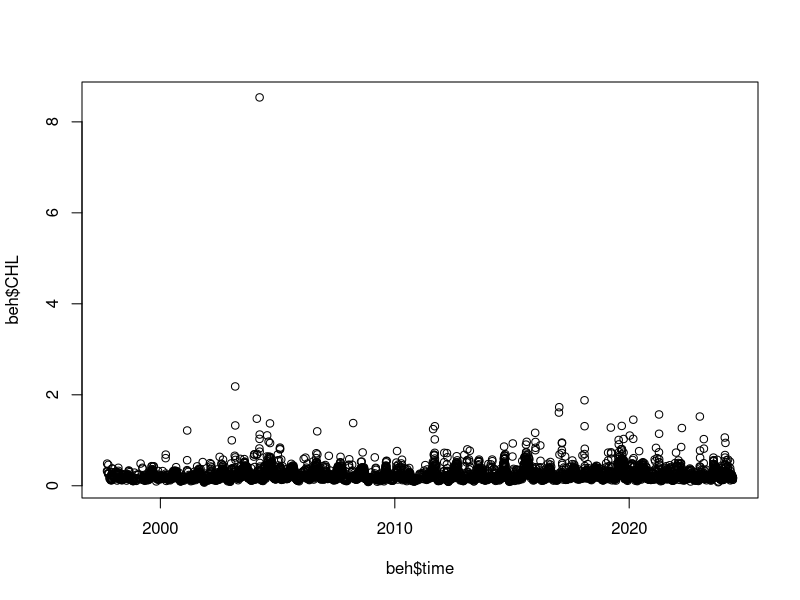
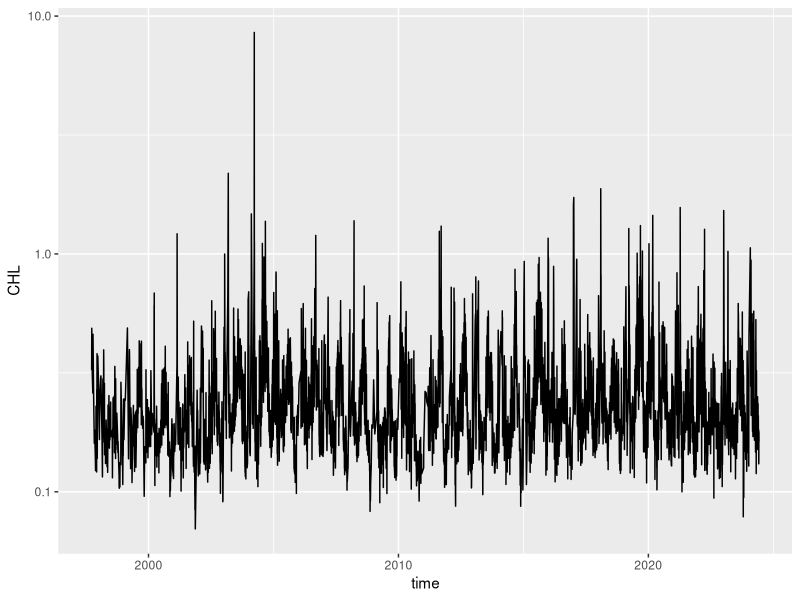
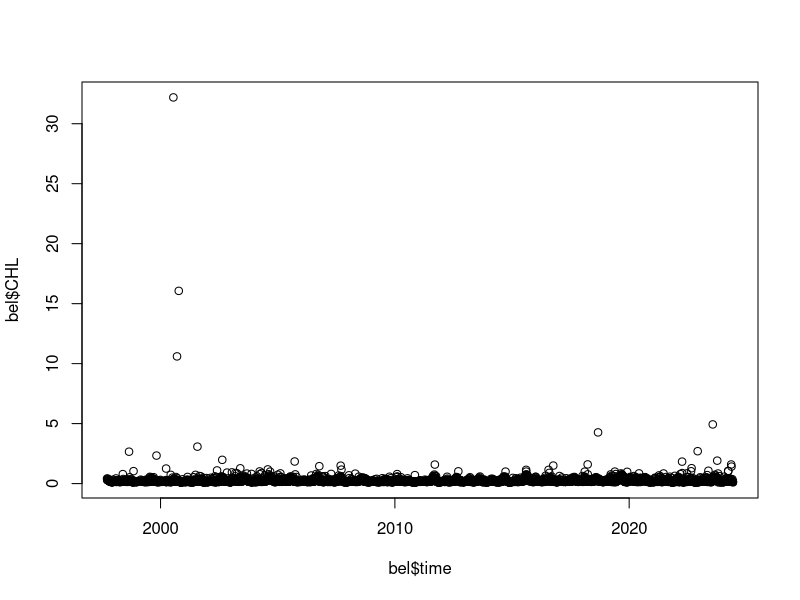
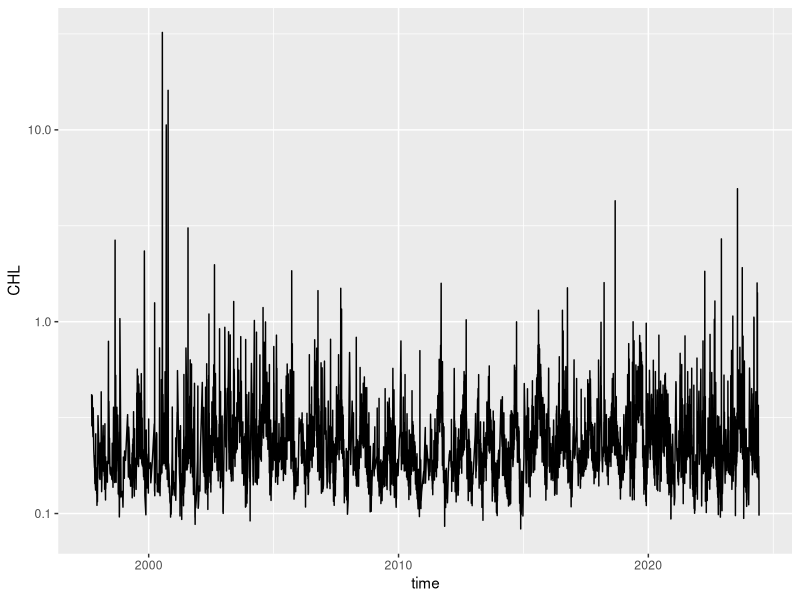
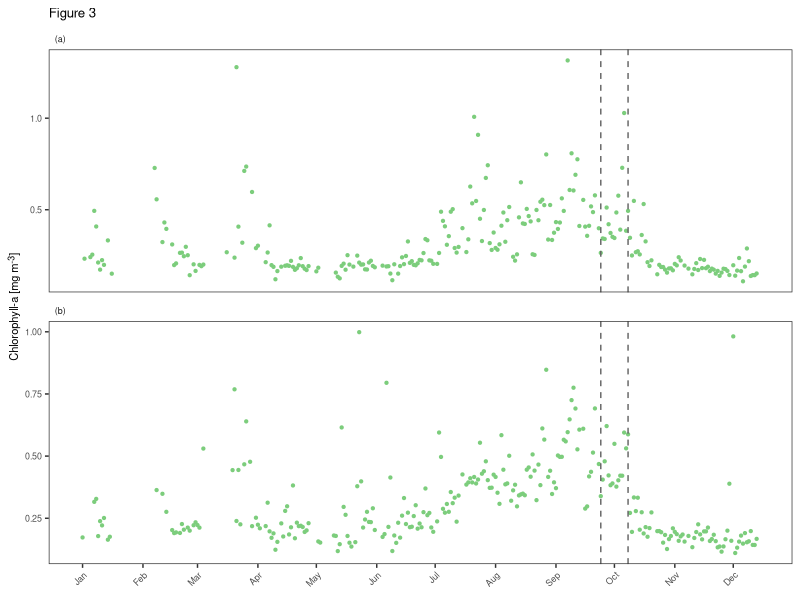
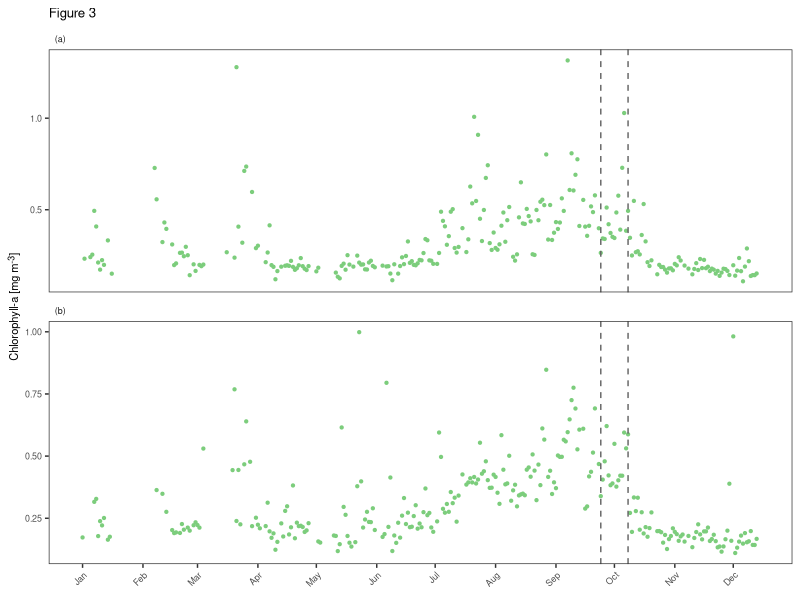

Here is the R script that generated these plots, in order:
## Description: Copernicus Chlorophyll a data
## Date: March 9, 2025
## Author: Catherine Kim
## Credits: EU Copernicus Marine Service information - https://marine.copernicus.eu
## Product: OCEANCOLOUR_GLO_BGC_L3_MY_009_103
## Dataset: cmems_obs-oc_glo_bgc-plankton_my_l3-multi-4km_P1D
## Variable: Mass concentration of chlorophyll a in sea water (CHL) milligram m-3
## Beh'au Geometry: POLYGON((125.85619160588331 -8.441231132291861
## 125.85481831486769 -8.47693669869811
## 125.9262294476802 -8.47968328072936
## 125.93172261174269 -8.43848455026061
## 125.93172261174269 -8.440544486784047
## 125.85619160588331 -8.441231132291861))
## Beloi Geometry: POINT(125.63097187932082 -8.231117606901234)
## Values from graph: v(t): value vs. time

library(tidyverse)
library(patchwork)
library(zoo)
library(ggtext) # ggplot superscript in label

# read in Behau and Beloi Chl a data
beh <- read.csv("data/Behau-4closestpixels.csv") |>
  mutate(time = as.Date(time),
         year = year(time),
         month = month(time),
         day = day(time),
         Site = "Be'hau") |> # add site name
  drop_na()
plot(beh$time, beh$CHL)

ggplot(beh, aes(x = time, y = CHL)) + geom_line() + scale_y_log10()

bel <- read.csv("data/Beloi.csv") |>
  mutate(time = as.Date(time),
         year = year(time),
         month = month(time),
         day = day(time),
         Site = "Beloi") |> # add site name
  drop_na()

plot(bel$time, bel$CHL)

ggplot(bel, aes(x = time, y = CHL)) + geom_line() + scale_y_log10()

# filter 2019 CHL data and combine into one dataframe for plot
chl <- rbind(beh |> filter(year == 2019),
             bel |> filter(year == 2019))
range(chl$CHL)
summary(chl)

site_labels <- c( `Be'hau` = "(a)",
                            `Beloi` = "(b)")

# plot chl-a abundance for two sites over 2019
ggplot(chl, aes(x = time, y = CHL)) +
  geom_point(color = "palegreen3", size = 0.8) +
  #geom_smooth(lty = "dashed", color = "gray50", alpha = 0.8) +
  facet_wrap(vars(Site), nrow = 2, strip.position = "top",
             scales = "free_y",
             labeller = as_labeller(site_labels)) +
  theme_bw() +
  theme(panel.grid = element_blank(),
        axis.text.x = element_text(angle = 45, hjust = 1, vjust = 1),
        strip.background = element_blank(),
        strip.text = element_text(hjust = 0),
        text = element_text(size = 8),
        axis.title = element_markdown()) +
  labs(x = "", y = "Chlorophyll-a [mg m<sup>-3</sup>]") +
  scale_x_date(limits = as.Date(c("2019-01-01", "2019-12-14")),
               date_breaks = "1 month",
               date_labels = "%b") +
  # lines on dates where pyrosomes were observed
  # Beloi
  geom_vline(xintercept = as.Date("2019-09-24"), lty = 2, color = "gray40") +
  # Be'hau
  geom_vline(xintercept = as.Date("2019-10-8"), lty = 2, color = "gray40") +
  ggtitle("Figure 3")

# save to figures directory
ggsave("figures/Figure3.pdf", width = 8, height = 6, units = "cm", dpi = 600)

